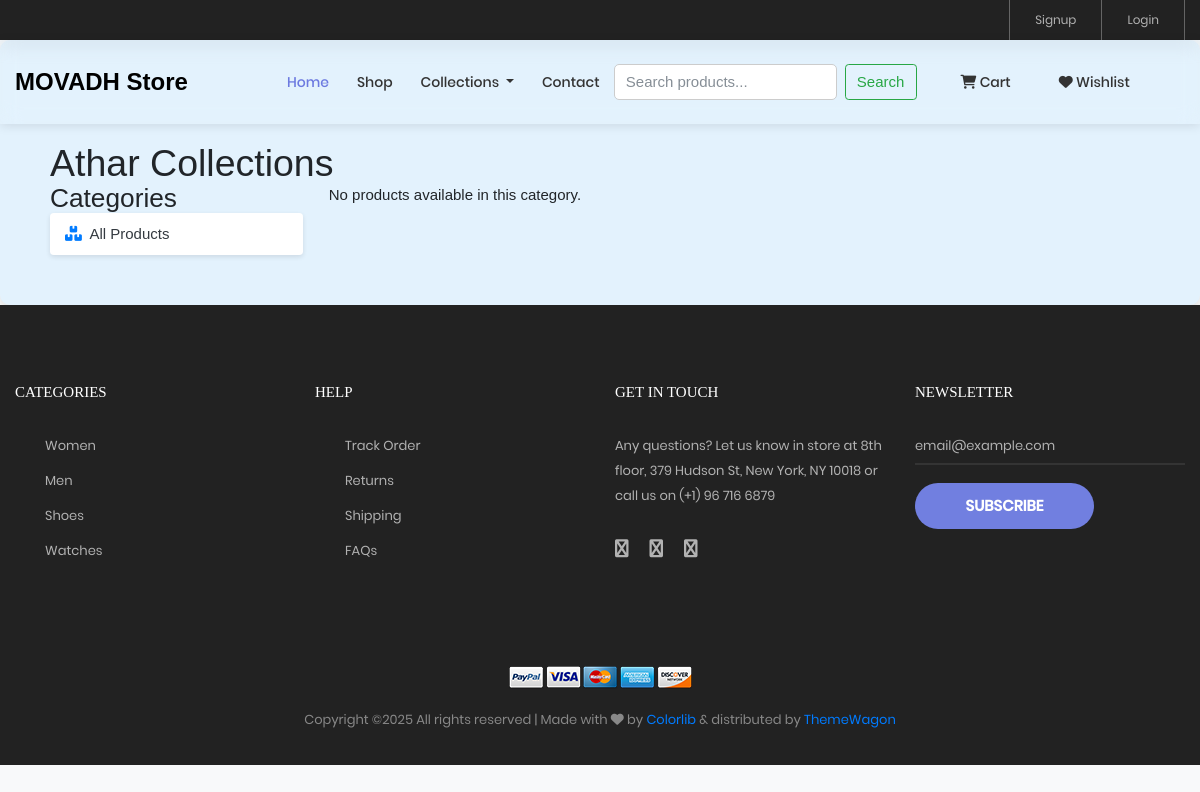
Before: /category/Athar/ with the older database file.
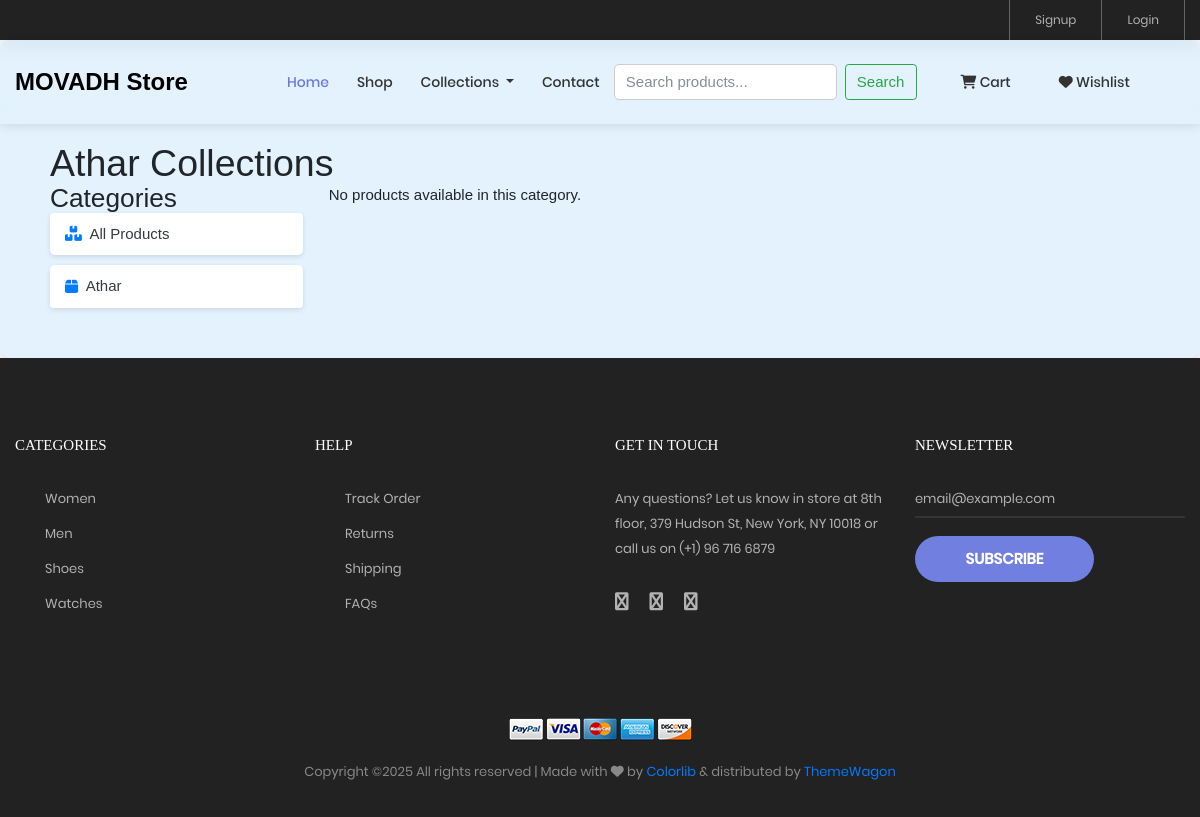
After: the same page with the newer database file.
### ecommerceapp/models.py (models this page shows, shortened)
class Category(models.Model):
    name = models.CharField(max_length=100)
    icon = models.CharField(max_length=50, default="fa-box")  # Default FontAwesome icon
    description = models.TextField(blank=True, null=True)
    slug = models.SlugField(unique=True, null=True)

### ecommerceapp/views.py (the view)
# urls.py: path('category/<slug:val>/', views.category_view.as_view(), name="category"),
class category_view(View):
    def get(self, request, val):
        products = Product.objects.filter(category__slug=val)
        categories = Category.objects.all()
        context = {
            'products': products,  # Pass the filtered products
            'slug_value': val,     # Category slug to display in the heading
            'categories': categories,  # Pass all categories for the sidebar
        }
        print("Slug Value:", val)
        print("Products:", products)
        return render(request, "products/category.html", context)

### ecommerceapp/context_processors.py (called while the page is built)
def cart_count(request):
    if request.user.is_authenticated:
        count = Cart.objects.filter(user=request.user).count()
    else:
        count = 0
    return {'cart_count': count}

### templates/products/category.html (shortened to what this page needs)
{% extends "base.html" %}
{% block content %}
<div class="container mt-4">
    <h1>{{ slug_value }} Collections</h1>
    <div class="row">
        <div class="col-md-3">
            <h3>Categories</h3>
            <ul class="list-group">
                <li class="list-group-item">
                    <a href="{% url 'product_list' %}" class="text-decoration-none text-dark">
                        <i class="fa fa-boxes me-2"></i>All Products
                    </a>
                </li>
                {% for category in categories %}
                <li class="list-group-item">
                    <a href="{% url 'category' category.slug %}" class="text-decoration-none text-dark">
                        <i class="fa {{ category.icon }} me-2"></i>{{ category.name }}
                    </a>
                </li>
                {% endfor %}
            </ul>
        </div>
        <div class="col-md-9">
            <div class="row">
                {% if products %}
                    {% for product in products %}
                        <div class="col-md-4 d-flex align-items-stretch">
                            <div class="card mb-4 shadow-sm" style="width: 100%; min-height: 350px;">
                                <img src="{{ product.image.url }}" class="card-img-top" alt="{{ product.product_name }}" style="height: 200px; object-fit: cover;">
                                <a href="{% url 'product_detail' product.id %}">
                                    <button class="btn btn-dark btn-sm cart"><i class="fa-solid fa-eye"></i></button>
                                </a>
                                <div class="card-body d-flex flex-column">
                                    <h5 class="card-title">{{ product.product_name }}</h5>
                                    <p class="card-text">{{ product.desc|truncatechars:80 }}</p>
                                    <p class="card-text"><strong>Price:</strong> ₹{{ product.price }}</p>
                                    <div class="d-flex justify-content-between align-items-center">
                                        <form action="{% url 'add_to_cart' product.id %}" method="post" class="me-2">
                                            {% csrf_token %}
                                            <input type="hidden" name="next" value="{{ request.get_full_path }}">
                                            <button type="submit" class="btn btn-primary btn-sm">
                                                <i class="fa-solid fa-cart-plus"></i> Add to Cart
                                            </button>
                                        </form>
                                        <form action="{% url 'toggle_wishlist' product.id %}" method="post">
                                            {% csrf_token %}
                                            <input type="hidden" name="next" value="{{ request.get_full_path }}">
                                            <button type="submit" class="btn {% if product in request.user.get_wishlist_products %}btn-danger{% else %}btn-warning{% endif %} btn-sm">
                                                <i class="fa fa-heart"></i>
                                                {% if product in request.user.get_wishlist_products %}
                                                    -
                                                {% else %}
                                                    +
                                                {% endif %}
                                            </button>
                                        </form>
                                    </div>
                                </div>
                            </div>
                        </div>
                    {% endfor %}
                {% else %}
                    <p>No products available in this category.</p>
                {% endif %}
            </div>
        </div>
    </div>
</div>
{% endblock content %}

Changed rows visible on the page:
added Category: name "Athar"
Other visible differences:
{{ slug_value }}: "Athar" → (not shown)
